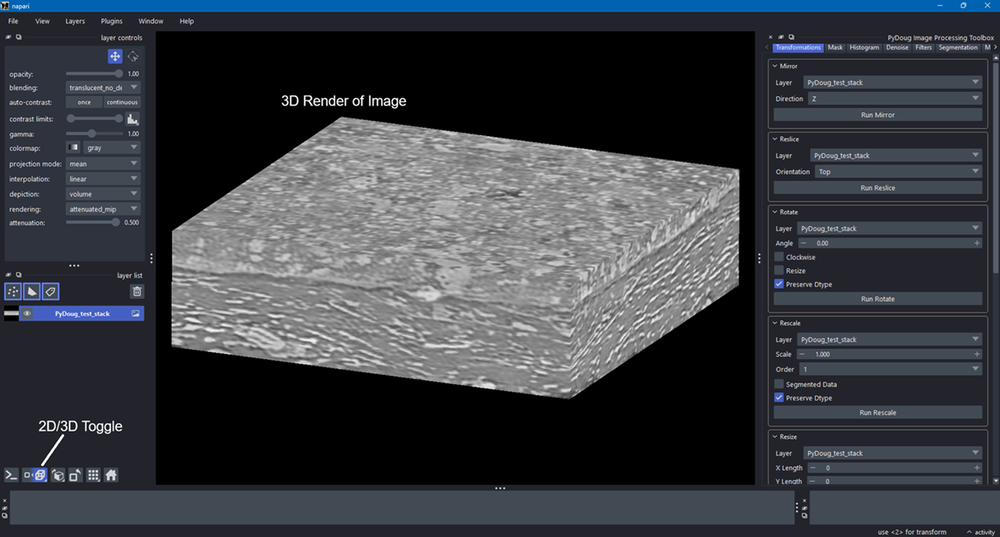
#> input picture assets/images/3D_Layer.png, 1000 x 537 px, shrunk from 1397 x 750 before the run
$ python -i domain.py   (imports and definitions only)   (older library calls are emulated)
#> lines starting #> are read from the running program, lines starting #| are printed output that depends on the picture
### packages/pydoug-core/src/pydoug_core/__init__.py
"""
Auto-imports every module in this package for discovery by widget registry.
"""

import importlib
import sys

if getattr(sys, "frozen", False):  # pragma: no cover
    from pydoug_core._manifest import OPERATION_MODULES

    for name in OPERATION_MODULES:
        importlib.import_module(name)
else:
    import pkgutil

    _NOT_OPERATIONS: set[str] = {"pydoug_core.testing"}

    for _, module_name, _ in pkgutil.walk_packages(__path__, prefix=f"{__name__}."):
        if (
            module_name.rsplit(".", 1)[-1].startswith("_")
            or module_name in _NOT_OPERATIONS
        ):
            continue
        importlib.import_module(module_name)

### packages/pydoug-core/src/pydoug_core/util.py
"""
Miscellaneous utility functions for PyDoug core package.
"""

from pathlib import Path
from typing import Literal

import numpy as np

from pydoug_core.registry import register_operation

__all__ = [
    "is3d",
    "isrgb",
    "gray2rgb",
    "rgb2gray",
    "chan_axis",
    "convert_dtype",
    "output_dtype",
    "axstr2int",
    "axint2str",
    "axlengths",
    "tidypath",
    "prep_mask",
    "dtype_2_str",
    "str_2_dtype",
    "min_int_dtype",
]


def is3d(imarray: np.ndarray | None = None, *, imshape: None | tuple = None) -> bool:
    """
    Accept an image array or its shape and return if it is 3D or not.
    Assumes 3rd or 4th axis with size 3 indicates an RGB array.

    Parameters
    ----------
    imarray: np.ndarray | None
        Image array. Optional if shape is provided.
    imshape: None | tuple
        Shape of an image array. Optional if imarray is provided.

    Returns
    -------
    True if image array/shape is 3D, False if not.
    """

    if not imshape:
        if isinstance(imarray, np.ndarray):
            imshape = imarray.shape
        else:
            return False
    if isinstance(imshape, tuple):
        if len(imshape) < 3:
            return False
        elif len(imshape) == 3:
            if imshape[2] == 3:
                return False
            else:
                return True
        elif len(imshape) > 3:
            return True


def isrgb(imarray: np.ndarray | None = None, imshape: None | tuple = None) -> bool:
    """
    Accept an image array or its shape and return if it is RGB or not.
    Assumes 3rd or 4th axis with size 3 indicates an RGB array.

    Parameters
    ----------
    imarray: np.ndarray | None
        Image array. Optional if shape is provided.
    imshape: None | tuple
        Shape of an image array. Optional if imarray is provided.

    Returns
    -------
    True if image array/shape is RGB, False if not.
    """

    if not imshape:
        if isinstance(imarray, np.ndarray):
            imshape = imarray.shape
        else:
            return False
    if isinstance(imshape, tuple):
        check3d: bool = is3d(imshape=imshape)
        if not check3d and len(imshape) > 2:
            return True
        elif check3d and len(imshape) > 3:
            return True
        else:
            return False


# [54 lines left out: functions is_square, gray2rgb, not called in this run]


@register_operation(category="visualize", display_name="RGB to Grayscale")
def rgb2gray(imarray: np.ndarray, Preserve_Dtype: bool = True) -> np.ndarray:
    """
    Make an RGB image array a grayscale image array. Convenience wrapper around
    scikit-image's color.rgb2gray:
    https://scikit-image.org/docs/stable/api/skimage.color.html#skimage.color.rgb2gray

    Parameters
    ----------
    imarray: np.ndarray
        The image to convert from RGB to grayscale.
    Preserve_Dtype: bool
        Whether or not to preserve the dtype of the original image. Default is True.
    """

    from skimage.color import rgb2gray as skrgb2gray

    if isrgb(imarray):
        if Preserve_Dtype:
            return convert_dtype(skrgb2gray(imarray), dtype_2_str(imarray.dtype))  # type: ignore
        return skrgb2gray(imarray)
    return imarray


# [19 lines left out: function chan_axis, not called in this run]


@register_operation(category="histogram", display_name="Convert Data Type")
def convert_dtype(
    imarray: np.ndarray,
    New_Type: Literal[
        "Uint8", "Uint16", "Int16", "Float32", "Float64", "Bool"
    ] = "Uint8",
) -> np.ndarray:
    """
    Convert the data type of an image. Convenience wrapper around the "img_as_XXXXX"
    functions in scikit-image's util package:
    https://scikit-image.org/docs/stable/api/skimage.util.html#

    Parameters
    ----------
    imarray: np.ndarray
        The image array to be converted.
    New_Type: Literal["Bool", "Uint8", "Uint16", "Int16", "Float32", "Float64"]
        The data type to convert to.
        - Uint8: 8-bit unsigned integer format [0, 255]
        - Uint16: 16-bit unsigned integer format [0, 65,535]
        - Int16: 16-bit signed integer format [-32,768, 32,767]
        - Float32: 32-bit (single-precision) floating-point format [-3.4e+38, 3.4e+38]
        - Float64: 64-bit (double-precision) floating-point format [-1.8e+308, 1.8e+308]
        - Bool: Boolean True/False format

    Returns
    -------
    convarray: np.ndarray
        The converted image array.
    """
#> called with New_Type = 'Uint8'

    from skimage.util import (
        img_as_bool,
        img_as_float32,
        img_as_float64,
        img_as_int,
        img_as_ubyte,
        img_as_uint,
    )

    if New_Type == "Bool" and imarray.dtype != np.bool:
        return img_as_bool(imarray)
    if New_Type == "Uint8" and imarray.dtype != np.uint8:
        return img_as_ubyte(imarray)
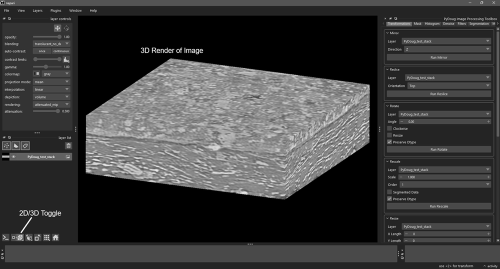
#> returned value: shape (537, 1000) (shown at 1/2 size); min 0, max 255, mean 60.3
    if New_Type == "Uint16" and imarray.dtype != np.uint16:
        return img_as_uint(imarray)
    if New_Type == "Int16" and imarray.dtype != np.int16:
        return img_as_int(imarray)
    if New_Type == "Float32" and imarray.dtype != np.float32:
        return img_as_float32(imarray)
    if New_Type == "Float64" and imarray.dtype != np.float64:
        return img_as_float64(imarray)
    return imarray


# [217 lines left out: functions output_dtype, axstr2int, axint2str, axlengths, tidypath, prep_mask, not called in this run]


def dtype_2_str(dtype: np.dtype) -> str:
    """
    Convert a numpy dtype to a string usable by pydoug_core.util.convert_dtype.

    Parameters
    ----------
    dtype: np.dtype
        The dtype to convert.

    Returns
    -------
    dtype_str: str
        The converted str.
    """

    if dtype == np.uint8:
        return "Uint8"
    if dtype == np.uint16:
        return "Uint16"
    if dtype == np.int16:
        return "Int16"
    if dtype == np.dtype(np.bool):
        return "Bool"
    if dtype == np.float32:
        return "Float32"
    return "Float64"


# [58 lines left out: functions str_2_dtype, min_int_dtype, not called in this run]

### packages/pydoug-core/src/pydoug_core/registry.py
"""
Registry framework for core functions.
"""

import inspect
from collections.abc import Callable
from dataclasses import dataclass, field
from pathlib import Path
from typing import Any, Literal


@dataclass
class OperationSpec:
    """
    Define specifications for an operation to be registered.

    Attributes
    ----------
    name: str
        The name of the operation
    func: Callable
        The function called by the operation.
    category: str
        The category of the function/operation.
    display_name: str
        The name to be displayed for the operation.
    widget_options: dict
        Options to modify default widget parameters.
    native_options: dict[str, dict]
        Options to modify the default widget's native parameters.
    array_params: tuple[str, ...]
        Image layer parameters as required.
    array_param_types: dict[str, str]
        The layer type for each array input.
    array_param_flags: dict[str, str]
        Relevant flags for array inputs.
    output_kind: Literal["image", "labels", "surface", "plot", "value", "visual"]
        What form of output the operation produces.
    display_result: Callable[[Any], None] | None
        How to interactively display the result.
    save_result: Callable[[Any, Path], None] | None
        How to save a non-image result.
    recordable_toggle: bool
        Whether or not to add a checkbox to the widget to toggle recording.
    allow_in_place: bool
        Whether or not to add a checkbox to the widget to toggle in-place operations.
    recordable: bool
        Whether or not the operation should be recorded on use.
    live_preview: bool
        Whether or not to allow a live preview of the operation.
    layer_type: Literal["image", "labels", "surface", "shapes"]
        The layer type used.
    captures_viewer_settings: bool
        Whether or not the operation should capture viewer sttings (for screenshots).
    requires_layer: bool
        Whether or not the operation requires an input layer.
    units: str | dict[float | int | str, str | None] | None
        If returning plots/values, the units to include.
    primary_params: tuple[str, ...]
        Array parameters that mean "the dataset being processed".
    signature: inspect.Signature
        The function's signature.
    """

    name: str
    func: Callable
    category: str
    display_name: str
    widget_options: dict = field(default_factory=dict)
    native_options: dict[str, dict] = field(default_factory=dict)
    array_params: tuple[str, ...] = ()
    array_param_types: dict[str, str] = field(default_factory=dict)
    array_param_flags: dict[str, str] = field(default_factory=dict)
    output_kind: Literal["image", "labels", "surface", "plot", "value", "visual"] = (
        "image"
    )
    display_result: Callable[[Any], None] | None = None
    save_result: Callable[[Any, Path], None] | None = None
    recordable_toggle: bool = False
    allow_in_place: bool = False
    recordable: bool = True
    live_preview: bool = False
    layer_type: Literal["image", "labels", "surface", "shapes"] = "image"
    captures_viewer_settings: bool = False
    requires_layer: bool = True
    units: str | dict[float | int | str, str | None] | None = None
    primary_params: tuple[str, ...] = ()
    signature: inspect.Signature = field(init=False)

    def __post_init__(self):
        self.signature = inspect.signature(self.func)


_REGISTRY: dict[str, OperationSpec] = {}
_LAYER_TYPES: set[str] = {"image", "labels", "shapes", "surface"}


def register_operation(
    category: str,
    display_name: None | str = None,
    widget_options: dict | None = None,
    native_options: dict[str, dict] | None = None,
    array_params: tuple[str, ...] = (),
    array_param_types: dict[str, str] = {},
    array_param_flags: dict[str, str] = {},
    output_kind: Literal[
        "image", "labels", "surface", "plot", "value", "visual"
    ] = "image",
    display_result: Callable[[Any], None] | None = None,
    save_result: Callable[[Any, Path], None] | None = None,
    recordable_toggle: bool = False,
    recordable: bool = True,
    live_preview: bool = False,
    layer_type: Literal["image", "labels", "surface", "shapes"] = "image",
    captures_viewer_settings: bool = False,
    requires_layer: bool = True,
    units: str | dict[float | int | str, str | None] | None = None,
    primary_params: tuple[str, ...] = (),
    allow_in_place: bool = False,
) -> Callable:
    """
    Provide a decorator to register a function as an operation.

    Parameters
    ----------
    category: str
        The category of the operation.
    display_name: None | str = None
        The display name of the operation (optional).
        Automatically generated if not provided.
    widget_options: dict | None
        (Optional) Dictionary of default widget parameter settings.
    native_options: dict[str, dict] | None
        (Optional) Dictionary of default widget native parameter settings.
    array_params: tuple[str, ...]
        (Optional) Tuple of array parameters as needed for the operation.
    array_param_types: dict[str, str]
        The napari layer type for each array input.
    array_param_flags: dict[str, str]
        Relevant flags for array inputs.
    output_kind: Literal["image", "labels", "surface", "plot", "value", "visual"]
        What form of output the operation produces.
    display_result: Callable[[Any], None] | None
        How to interactively display the result.
    save_result: Callable[[Any, Path], None] | None
        How to save a non-image result.
    recordable_toggle: bool
        Whether or not to add a checkbox to the widget to toggle recording.
    recordable: bool
        Whether or not the operation should be recorded on use.
    allow_in_place: bool
        Whether or not to add a checkbox to the widget to toggle in-place operations.
    live_preview: bool
        Whether or not to allow a live preview of the operation.
    layer_type: Literal["image", "labels", "surface", "shapes"]
        The layer type used.
    captures_viewer_settings: bool = False
        Whether or not the operation should capture viewer sttings (for screenshots).
    requires_layer: bool
        Whether or not the operation requires an input layer.
    units: str | dict[float | int | str, str | None] | None
        If returning plots/values, the units to include.
    primary_params: tuple[str, ...]
        Array parameters that mean "the dataset being processed".

    Returns
    -------
    decorator: Callable
        A function to register the provided function as an operation.
    """

    def decorator(func: Callable) -> Callable:
        """
        Register a function as a discoverable, recordable operation.

        Parameters
        ----------
        func: Callable
            The function to be registered as an operation.

        Returns
        -------
        func: Callable
            The function to be registered as an operation.
        """

        if recordable_toggle and output_kind == "image":
            raise ValueError(  # pragma: no cover
                f"{func.__name__}: recordable_toggle only makes sense for 'value'/"
                "'plot' operations: skipping the recording of an image step would leave"
                " later steps referencing its layer with a dangling input reference."
            )

        sig: inspect.Signature = inspect.signature(func)
        if allow_in_place and "In_Place" not in sig.parameters:
            raise ValueError(  # pragma: no cover
                f"{func.__name__}: allow_in_place=True requires the function to "
                "declare its own 'In_Place: bool' parameter — only the operation "
                "itself can correctly implement zero-copy behavior."
            )

        if allow_in_place and output_kind not in ("image",):
            raise ValueError(  # pragma: no cover
                f"{func.__name__}: allow_in_place only makes sense for "
                "output_kind='image'."
            )

        """  # saving in case I encounter this issue later
        if not recordable and output_kind == "image":
            raise ValueError(  # pragma: no cover
                f"{func.__name__}: recordable=False on an 'image' operation means its "
                "output layer is never tracked, so any later step selecting that layer "
                "would silently fall back to referencing the original input instead — "
                "breaking batch replay. Only use recordable=False for output_kind that "
                "isn't consumed downstream as an image/mask input."
            )
        """

        if not requires_layer and allow_in_place:
            raise ValueError(  # pragma: no cover
                f"{func.__name__}: allow_in_place requires requires_layer=True."
                "Otherewise there's no existing layer to overwrite."
            )

        if not requires_layer and captures_viewer_settings:
            raise ValueError(  # pragma: no cover
                f"{func.__name__}: captures_viewer_settings reads display settings"
                "from the selected layer, which requires_layer=False has none of."
            )

        if layer_type not in _LAYER_TYPES:
            raise ValueError(  # pragma: no cover
                f"{func.__name__}: layer_type must be one of "
                f"{_LAYER_TYPES}, got {layer_type!r}"
            )
        bad: set[str] = set((array_param_types or {}).values()) - _LAYER_TYPES
        if bad:
            raise ValueError(  # pragma: no cover
                f"{func.__name__}: array_param_types values must be one of "
                f"{_LAYER_TYPES}, got {bad}"
            )

        if not set(primary_params) <= set(array_params):
            raise ValueError(  # pragma: no cover
                f"{func.__name__}: primary_params must also be listed in array_params"
            )

        _REGISTRY[func.__name__] = OperationSpec(
            name=func.__name__,
            func=func,
            category=category,
            display_name=display_name or func.__name__.replace("_", " ").title(),
            widget_options=widget_options or {},
            native_options=native_options or {},
            array_params=tuple(array_params),
            array_param_types=array_param_types or {},
            array_param_flags=array_param_flags or {},
            output_kind=output_kind,
            display_result=display_result,
            save_result=save_result,
            recordable_toggle=recordable_toggle,
            allow_in_place=allow_in_place,
            recordable=recordable,
            live_preview=live_preview,
            layer_type=layer_type,
            captures_viewer_settings=captures_viewer_settings,
            requires_layer=requires_layer,
            units=units,
            primary_params=primary_params,
        )
        return func

    return decorator


# [48 lines left out: functions unregister_operation, get_operation, list_operations, not called in this run]

### packages/pydoug-core/src/pydoug_core/trans/domain.py
"""
Domain transformations of images.
"""

import numpy as np
from scipy import fft as ft
from scipy.ndimage import distance_transform_edt as edt
from skimage import transform

from pydoug_core import util
from pydoug_core.registry import register_operation

__all__ = ["radon", "invradon", "fft", "invfft"]


# [143 lines left out: functions radon, invradon, fft, invfft, not called in this run]


# @register_operation(category="transformations", display_name="Hough")
def hough(
    imarray: np.ndarray,
    Mode: str = "line",
    Radii: np.ndarray | None = None,
    Full_Output: bool = False,
) -> np.ndarray | tuple:
    """
    Transform an image from the spatial domain to the accumulator domain. Convenience
    wrapper around hough_circle and hough_line from scikit-image's transform package:
    https://scikit-image.org/docs/stable/api/skimage.transform.html#skimage.transform.hough_circle
    https://scikit-image.org/docs/stable/api/skimage.transform.html#skimage.transform.hough_line

    Parameters
    ----------
    imarray: np.ndarray
        The image array to be transformed.
    Mode: str
        The mode to accumulate votes. Default is "line" but can also be "circle".
    Radii: np.ndarray | None
        The radii to be tested if mode is "circle". Auto-filled if None.
    Full_Output: bool
        Whether or not to provide the full output of the hough transform functions
        from skimage. Default is False (returns just the transformed array).

    Returns
    -------
    harray: np.ndarray
        The image array transformed into the accumulator domain if fullout is False or
        mode is "circle".
    (harray, angles, distances): tuple[
        np.ndarray,
        list[np.ndarray] | np.ndrarray,
        list[np.ndarray] | np.ndarray
    ]
        If fullout is True and mode is "line", returns a tuple containing the
        transformed image array, the measured angles (single array for 2D, list of
        arrays for 3D), and the measured distances (single array for 2D, list of arrays
        for 3D).
    """

    imarray = util.rgb2gray(imarray)
    if Mode == "circle":
        if not np.any(Radii):
            Radii = np.arange(min(5, min(imarray.shape) / 2), min(imarray.shape) / 2, 2)
        if util.is3d(imarray):
            firstarray = transform.hough_circle(imarray[0], Radii)
            harray: np.ndarray = np.empty(
                (
                    firstarray.shape[0],
                    firstarray.shape[1],
                    firstarray.shape[2],
                    imarray.shape[0],
                ),
                firstarray.dtype,
            )
            harray[:, :, :, 0] = firstarray
            for index in range(1, imarray.shape[0]):
                harray[:, :, :, index] = transform.hough_circle(imarray[index], Radii)
            return harray
        return transform.hough_circle(imarray, Radii)
    else:
        if util.is3d(imarray):
            firstarray, firstangles, firstdist = transform.hough_line(imarray[0])
            harray: np.ndarray = np.empty(
                (imarray.shape[0], firstarray.shape[0], firstarray.shape[1]),
                firstarray.dtype,
            )
            harray[0] = firstarray
            angles: list = [firstangles]
            dist: list = [firstdist]
            for index in range(1, imarray.shape[0]):
                harray[index], curangles, curdist = transform.hough_line(imarray[index])
                angles.append(curangles)
                dist.append(curdist)
            if not Full_Output:
                return harray
            return (harray, angles, dist)
        if not Full_Output:
            return transform.hough_line(imarray)[0]
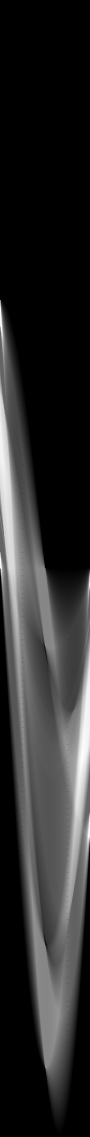
#> returned value: shape (2273, 180) uint64 (shown at 1/2 size); min 0, max 1021, mean 171.8; drawn with min black and max white
        return transform.hough_line(imarray)


# [29 lines left out: function euclidian_dt, not called in this run]

>>> import cv2
>>> picture = cv2.cvtColor(cv2.imread('../../../../../assets/images/3D_Layer.png'), cv2.COLOR_BGR2RGB)
>>> result = hough(picture)

$ run again, on assets/images/Batch_Tab.png
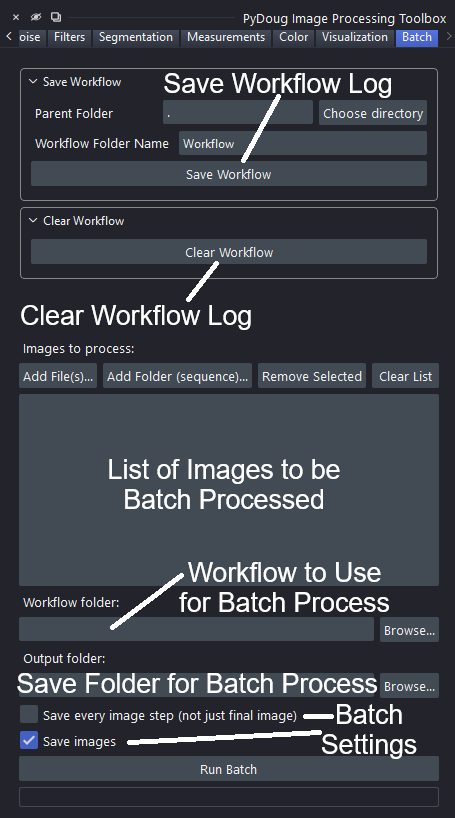
#> input picture assets/images/Batch_Tab.png, 455 x 818 px
#> in hough, `return transform.hough_line(imarray)[0]`:
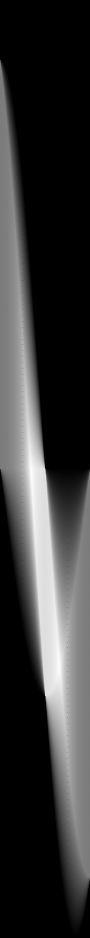
#> returned value: shape (1875, 180) uint64 (shown at 1/2 size); min 0, max 936, mean 198.5; drawn with min black and max white
